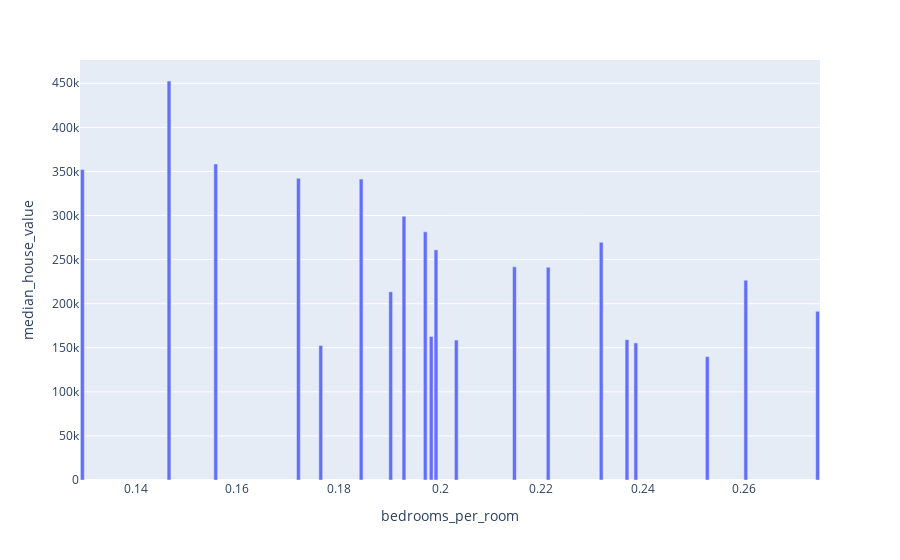

The notebook cell this image was saved under:
### Code cell
px.bar(df.head(20), x='bedrooms_per_room', y='median_house_value')

### Figure 1 — Plotly figure (JSON) as saved in the notebook; plotly's stock layout.template omitted (floating-point values rounded to 4 significant figures)
{"data": [{"alignmentgroup": "True", "hovertemplate": "bedrooms_per_room=%{x}<br>median_house_value=%{y}<extra></extra>", "legendgroup": "", "marker": {"color": "#636efa"}, "name": "", "offsetgroup": "", "orientation": "v", "showlegend": false, "textposition": "auto", "type": "bar", "x": [0.1466, 0.1558, 0.1295, 0.1845, 0.1721, 0.2318, 0.1929, 0.2213, 0.2603, 0.1992, 0.1971, 0.2147, 0.1903, 0.2744, 0.2369, 0.2527, 0.1765, 0.2386, 0.2032, 0.1983], "xaxis": "x", "y": [452600, 358500, 352100, 341300, 342200, 269700, 299200, 241400, 226700, 261100, 281500, 241800, 213500, 191300, 159200, 140000, 152500, 155500, 158700, 162900], "yaxis": "y"}], "layout": {"barmode": "relative", "legend": {"tracegroupgap": 0}, "margin": {"t": 60}, "xaxis": {"anchor": "y", "domain": [0, 1], "title": {"text": "bedrooms_per_room"}}, "yaxis": {"anchor": "x", "domain": [0, 1], "title": {"text": "median_house_value"}}}}
